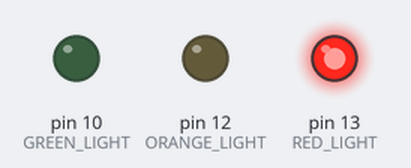
Simulated run of this sketch. Board: Arduino Uno, built with avr-gcc and run on an emulated ATmega328P. Parts: output pins drawn as LEDs (lit = HIGH).

Above: at 1.5 s.
At 3.5 s:
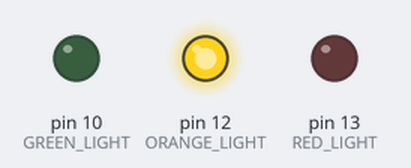
At 5.0 s:
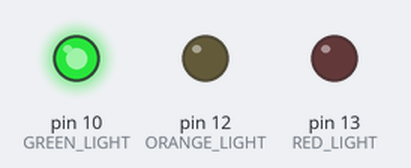
Timing chart, 0 to 7.8 s (numbered marks = the images above):
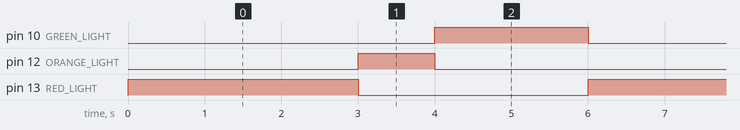

Measured:
- by itself, pin 10 (GREEN_LIGHT): alternates HIGH for 2.0 s and LOW for 4.0 s
- by itself, pin 12 (ORANGE_LIGHT): alternates HIGH for 1.0 s and LOW for 5.0 s
- by itself, pin 13 (RED_LIGHT): alternates HIGH for 3.0 s and LOW for 3.0 s

The sketch:

THREE_LED.ino
```cpp
int RED_LIGHT = 13;
int ORANGE_LIGHT = 12;
int GREEN_LIGHT = 10;

void setup()
{
  pinMode(RED_LIGHT, OUTPUT);
  pinMode(ORANGE_LIGHT, OUTPUT);
  pinMode(GREEN_LIGHT, OUTPUT);
}

void loop()
{
  digitalWrite(RED_LIGHT, HIGH); //빨
  digitalWrite(ORANGE_LIGHT, LOW);
  digitalWrite(GREEN_LIGHT, LOW);
  delay(3000);


  digitalWrite(ORANGE_LIGHT, HIGH); //노
  digitalWrite(RED_LIGHT, LOW);
  digitalWrite(GREEN_LIGHT, LOW);
  delay(1000);


  digitalWrite(GREEN_LIGHT, HIGH); //초
  digitalWrite(ORANGE_LIGHT, LOW);
  digitalWrite(RED_LIGHT, LOW);
  delay(2000);
}
```
